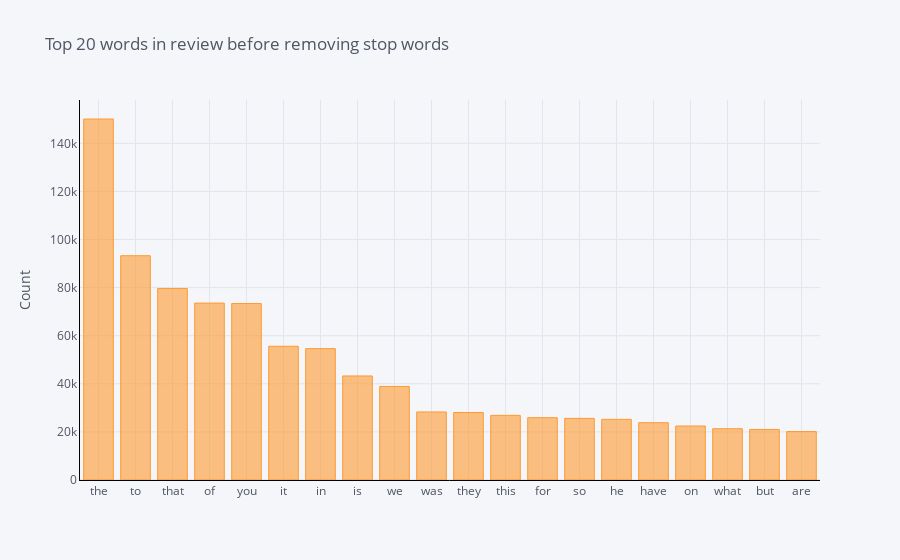

Notebook source saved alongside this figure:
### Markdown cell above
## The distribution of top unigrams before removing stop words

### Code cell
def get_top_n_words(corpus, n=None):
    vec = CountVectorizer().fit(corpus)
    bag_of_words = vec.transform(corpus)
    sum_words = bag_of_words.sum(axis=0) 
    words_freq = [(word, sum_words[0, idx]) for word, idx in vec.vocabulary_.items()]
    words_freq =sorted(words_freq, key = lambda x: x[1], reverse=True)
    return words_freq[:n]
common_words = get_top_n_words(df['text'], 20)
df1 = pd.DataFrame(common_words, columns = ['text' , 'count'])
df1
df1.groupby('text').sum()['count'].sort_values(ascending=False).iplot(
    kind='bar', yTitle='Count', linecolor='black', title='Top 20 words in review before removing stop words')

### Figure 1 — Plotly figure (JSON) as saved in the notebook; plotly's stock layout.template omitted (floating-point values rounded to 4 significant figures)
{"data": [{"marker": {"color": "rgba(255, 153, 51, 0.6)", "line": {"color": "rgba(255, 153, 51, 1.0)", "width": 1}}, "name": "count", "orientation": "v", "text": "", "type": "bar", "x": ["the", "to", "that", "of", "you", "it", "in", "is", "we", "was", "they", "this", "for", "so", "he", "have", "on", "what", "but", "are"], "y": [150117, 93258, 79654, 73564, 73378, 55615, 54630, 43265, 38898, 28301, 28076, 26889, 25916, 25626, 25220, 23824, 22455, 21334, 21029, 20149]}], "layout": {"legend": {"bgcolor": "#F5F6F9", "font": {"color": "#4D5663"}}, "paper_bgcolor": "#F5F6F9", "plot_bgcolor": "#F5F6F9", "title": {"font": {"color": "#4D5663"}, "text": "Top 20 words in review before removing stop words"}, "xaxis": {"gridcolor": "#E1E5ED", "linecolor": "black", "showgrid": true, "tickfont": {"color": "#4D5663"}, "title": {"font": {"color": "#4D5663"}, "text": ""}, "zerolinecolor": "#E1E5ED"}, "yaxis": {"gridcolor": "#E1E5ED", "linecolor": "black", "showgrid": true, "tickfont": {"color": "#4D5663"}, "title": {"font": {"color": "#4D5663"}, "text": "Count"}, "zerolinecolor": "#E1E5ED"}}}
